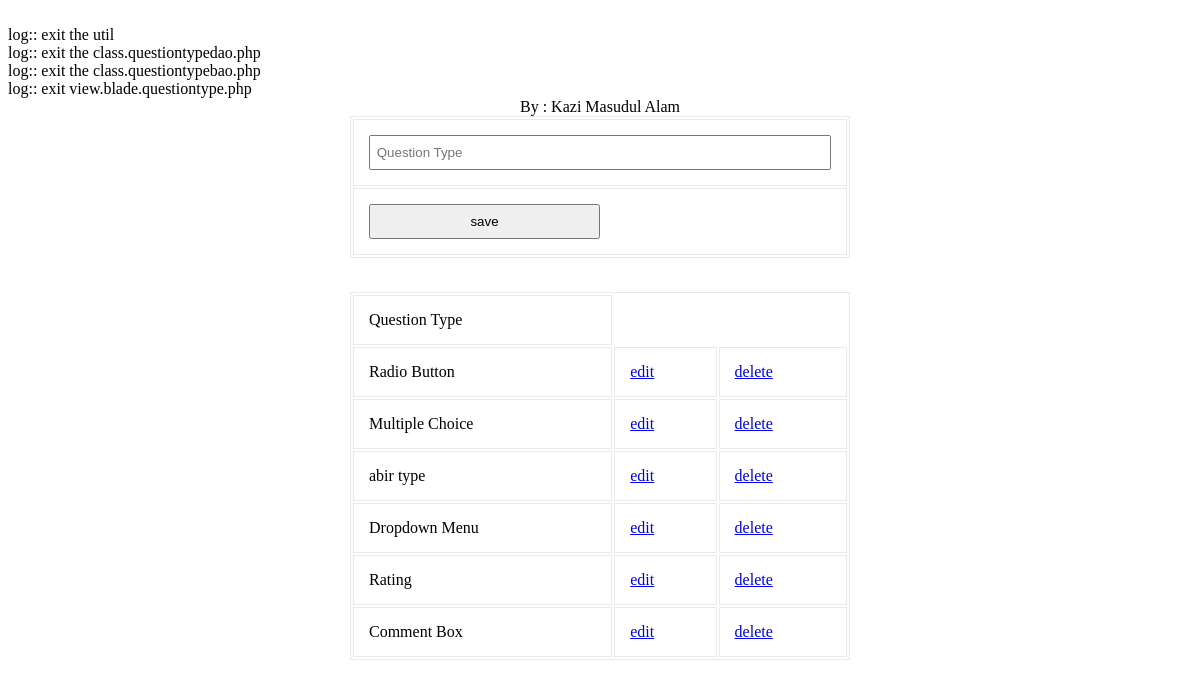
/modules/survey/view.questiontype.php, run on the app's committed database.
### tables this page shows
CREATE TABLE `tbl_survey_question_type` (
  `ID` varchar(40) NOT NULL,
  `Type` varchar(20) NOT NULL
);

### common/class.common.php (called while the page is built, shortened)
<?php
class Result{
    private $_IsSuccess=0;
    private $_ResultObject;
    public function setIsSuccess($IsSuccess){
        $this->_IsSuccess = $IsSuccess;
    }
    public function getIsSuccess(){
        return $this->_IsSuccess;
    }
    public function setResultObject($ResultObject){
        $this->_ResultObject = $ResultObject;
    }
    public function getResultObject(){
        return $this->_ResultObject;
    }
}
class SurveyQuestionType{
    private $_ID;
    private $_Type;
    public function setID ( $ID ) {
        $this->_ID = $ID;
    }
    public function getID () {
        return $this->_ID;
    }
    public function setType( $Type) {
        $this->_Type= $Type;
    }
    public function getType() {
        return $this->_Type;
    }
}
?>

### modules/survey/view.questiontype.php (the view, shortened to what this page needs)
<?php
include_once 'blade/view.questiontype.blade.php';
include_once '/../../common/class.common.php';
?>
<!DOCTYPE html PUBLIC "-//W3C//DTD XHTML 1.0 Transitional//EN" "http://www.w3.org/TR/xhtml1/DTD/xhtml1-transitional.dtd">
<html xmlns="http://www.w3.org/1999/xhtml">
	<head>
		<link rel="stylesheet" href="style.css" type="text/css" />
	</head>
<body>
<center>
	<div id="header">
		<label>By : Kazi Masudul Alam</a></label>
	</div>
	<div id="form">
		<form method="post">
			<table width="100%" border="1" cellpadding="15">
				<tr>
					<td><input type="text" name="txtType" placeholder=" Question Type " value="<?php
					if(isset($_GET['edit'])) echo $getROW->getType();  ?>" /></td>
				</tr>
				<tr>
					<td>
						<?php
						if(isset($_GET['edit']))
						{
							?>
							<button type="submit" name="update">update</button>
							<?php
						}
						else
						{
							?>
							<button type="submit" name="save">save</button>
							<?php
						}
						?>
					</td>
				</tr>
			</table>
		</form>
<br />
	<table width="100%" border="1" cellpadding="15" align="center">
	<?php
	$Result = $_SurveyQuestionTypeBAO->getAllSurveyQuestionTypes();
	if($Result->getIsSuccess()){
		$SurveyQuestionTypeList = $Result->getResultObject();
	?>
		<tr>
			<td>Question Type</td>
		</tr>
		<?php
		for($i = 0; $i < sizeof($SurveyQuestionTypeList); $i++) {
			$SurveyQuestionType = $SurveyQuestionTypeList[$i];
			?>
		    <tr>
			    <td><?php echo $SurveyQuestionType->getType(); ?></td>
			    <td><a href="?edit=<?php echo $SurveyQuestionType->getID(); ?>" onclick="return confirm('sure to edit !'); " >edit</a></td>
			    <td><a href="?del=<?php echo $SurveyQuestionType->getID(); ?>" onclick="return confirm('sure to delete !'); " >delete</a></td>
		    </tr>
	    <?php
		}
	}
	else{
		echo $Result->getResultObject();
	}
	?>
	</table>
	</div>
</center>
</body>
</html>

### modules/survey/style.css (style rules this page uses)
#form { width:500px; margin:0px auto; text-align:center; }
#form form input { width:100%; height:35px; }
form button { width:50%; height:35px; }
table,td { border:solid #e9e9e9 1px; }

### data on the page
tbl_survey_question_type: Type "Radio Button"
tbl_survey_question_type: Type "Multiple Choice"
tbl_survey_question_type: Type "abir type"
tbl_survey_question_type: Type "Dropdown Menu"
tbl_survey_question_type: Type "Rating"
tbl_survey_question_type: Type "Comment Box"
